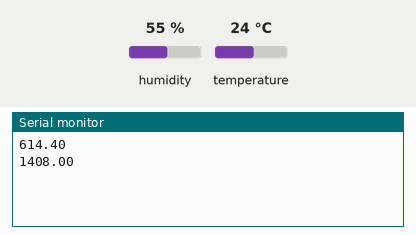
The sketch below on a simulated Arduino Uno, built for the host (arithmetic inside an expression is 32-bit, double 64-bit). On the bench: the last lines printed to the serial monitor. Wiring (inferred from the names in the program): DHT11 sensor: data A0. The test bench sets the inputs (shaded band); at power-on: humidity 55 %, temperature 24 °C.

Above: at 2.8 s.
2.9 s: humidity set to 22 %
At 5.3 s:
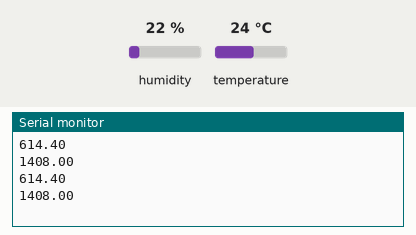
5.6 s: temperature set to 12 °C
At 6.7 s:
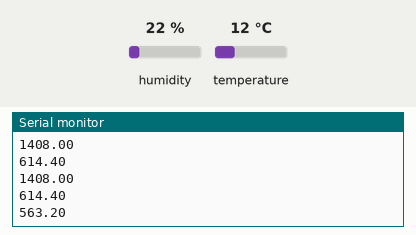
8.3 s: humidity set to 40 %
At 11.5 s:
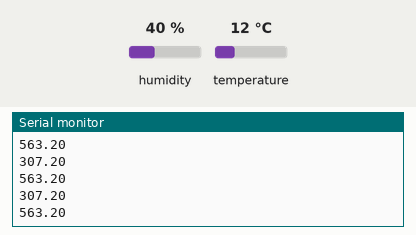
Timing chart, 0 to 13.0 s (numbered marks = the images above; inputs shaded):
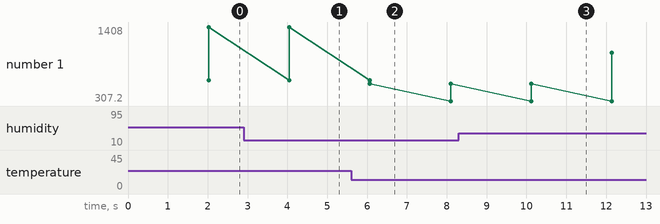

Measured:
- plotted number 1: 563.2 → 1024 after the input at 8.3 s

The sketch:

xbee.ino
```cpp
#include <dht.h>

#include <SoftwareSerial.h>

#include <SoftwareSerial.h>
SoftwareSerial xbee(2, 3); // RX, TX
#define dataPin A0 // Defines pin number to which the sensor is connected
dht DHT; // Creats a DHT object
// XBee's DOUT (TX) is connected to pin 2 (Arduino's Software RX)
// XBee's DIN (RX) is connected to pin 3 (Arduino's Software TX)
SoftwareSerial XBee(2, 3); // RX, TX
void setup()
{
   //set up both ports at 9600 baud. This value is most important
  // for the XBee. Make sure the baud rate matches the config
  // setting of your XBee.
  Serial.begin(9600);
  xbee.begin(9600);
}
void loop()
{
  int readData = DHT.read22(dataPin); // Reads the data from the sensor
  float t = DHT.temperature; // Gets the values of the temperature
  float h = DHT.humidity; // Gets the values of the humidity
 // Serial.print(t);
 // Serial.print(h);
  delay(2000);
  //xbee.write("Temp is");
  //Serial.print("Temp is");
  xbee.write(t);
  Serial.println(t);
  xbee.write("\n");
  Serial.println("\n");
  xbee.write(h);
  Serial.println(h);
 // if (Serial.available())
 // {
    //If data comes in from serial monitor, send it out to XBee
    //int sensor = analogRead(A0);
   // XBee.println(sensor);
 //  Serial.print(A0);
  //  XBee.write(Serial.read());
 // }

 // if (XBee.available())
 // { // If data comes in from XBee, send it out to serial monitor
 //   Serial.write(XBee.read());
 // }
}
```
